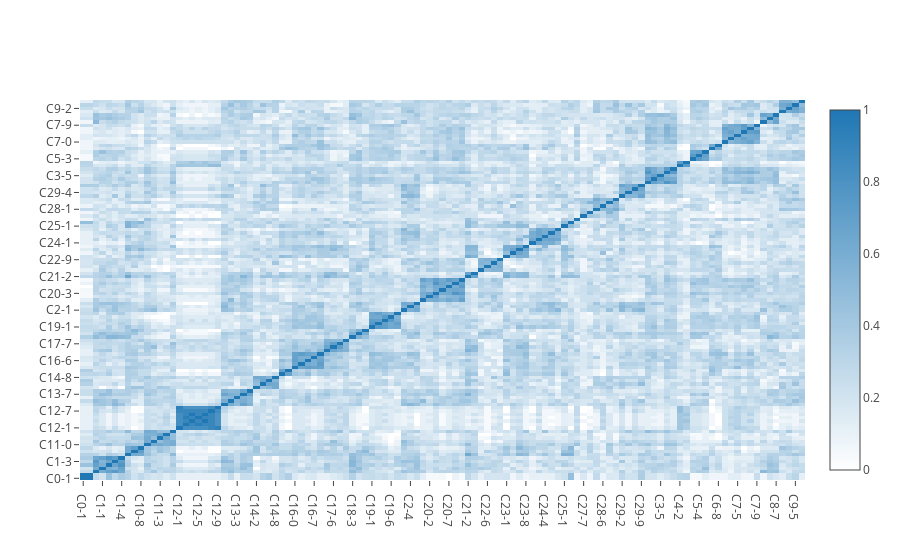

Write notebook code for a chart like this one.
### Code cell
matrix = simDF.pivot(index='Ci', columns='Cj', values='Sim')

trace = go.Heatmap(z=simDF.pivot(index='Ci', columns='Cj', values='Sim').values,
                   x=matrix.columns,
                   y=matrix.index.values,
                   colorscale=[[0.0, 'rgb(255,255,255)'], [1.0, 'rgb(31, 119, 180)']])

data=[trace]
iplot(data, filename='labelled-heatmap')

### Figure 1 — Plotly figure (JSON) as saved in the notebook; plotly's stock layout.template omitted (floating-point values rounded to 4 significant figures; data arrays with more than 128 entries replaced by an {"elided": "..."} marker saying what was removed)
{"data": [{"colorscale": [[0, "rgb(255,255,255)"], [1, "rgb(31, 119, 180)"]], "type": "heatmap", "x": ["C0-1", "C0-2", "C1-0", "C1-1", "C1-2", "C1-3", "C1-4", "C10-0", "C10-1", "C10-8", "C11-0", "C11-1", "C11-3", "C11-5", "C11-8", "C12-1", "C12-2", "C12-4", "C12-5", "C12-6", "C12-7", "C12-9", "C13-0", "C13-1", "C13-3", "C13-7", "C13-9", "C14-2", "C14-6", "C14-7", "C14-8", "C15-5", "C15-7", "C16-0", "C16-1", "C16-6", "C16-7", "C16-8", "C17-0", "C17-6", "C17-7", "C17-8", "C18-3", "C18-4", "C18-6", "C19-1", "C19-2", "C19-3", "C19-6", "C19-8", "C2-1", "C2-4", "C2-9", "C20-1", "C20-2", "C20-3", "C20-5", "C20-7", "C20-8", "C20-9", "C21-2", "C21-8", "C22-3", "C22-6", "C22-8", "C22-9", "C23-1", "C23-2", "C23-7", "C23-8", "C24-1", "C24-2", "C24-4", "C24-6", "C24-7", "C25-1", "C25-6", "C26-5", "C27-7", "C27-9", "C28-1", "C28-6", "C28-7", "C28-9", "C29-2", "C29-4", "C29-8", "C29-9", "C3-1", "C3-4", "C3-5", "C3-6", "C3-7", "C4-2", "C4-5", "C5-3", "C5-4", "C5-7", "C6-0", "C6-8", "C7-0", "C7-4", "C7-5", "C7-7", "C7-8", "C7-9", "C8-1", "C8-5", "C8-7", "C9-1", "C9-2", "C9-5", "C9-9"], "y": ["C0-1", "C0-2", "C1-0", "C1-1", "C1-2", "C1-3", "C1-4", "C10-0", "C10-1", "C10-8", "C11-0", "C11-1", "C11-3", "C11-5", "C11-8", "C12-1", "C12-2", "C12-4", "C12-5", "C12-6", "C12-7", "C12-9", "C13-0", "C13-1", "C13-3", "C13-7", "C13-9", "C14-2", "C14-6", "C14-7", "C14-8", "C15-5", "C15-7", "C16-0", "C16-1", "C16-6", "C16-7", "C16-8", "C17-0", "C17-6", "C17-7", "C17-8", "C18-3", "C18-4", "C18-6", "C19-1", "C19-2", "C19-3", "C19-6", "C19-8", "C2-1", "C2-4", "C2-9", "C20-1", "C20-2", "C20-3", "C20-5", "C20-7", "C20-8", "C20-9", "C21-2", "C21-8", "C22-3", "C22-6", "C22-8", "C22-9", "C23-1", "C23-2", "C23-7", "C23-8", "C24-1", "C24-2", "C24-4", "C24-6", "C24-7", "C25-1", "C25-6", "C26-5", "C27-7", "C27-9", "C28-1", "C28-6", "C28-7", "C28-9", "C29-2", "C29-4", "C29-8", "C29-9", "C3-1", "C3-4", "C3-5", "C3-6", "C3-7", "C4-2", "C4-5", "C5-3", "C5-4", "C5-7", "C6-0", "C6-8", "C7-0", "C7-4", "C7-5", "C7-7", "C7-8", "C7-9", "C8-1", "C8-5", "C8-7", "C9-1", "C9-2", "C9-5", "C9-9"], "z": {"elided": "113x113 float values"}}], "layout": {}}
